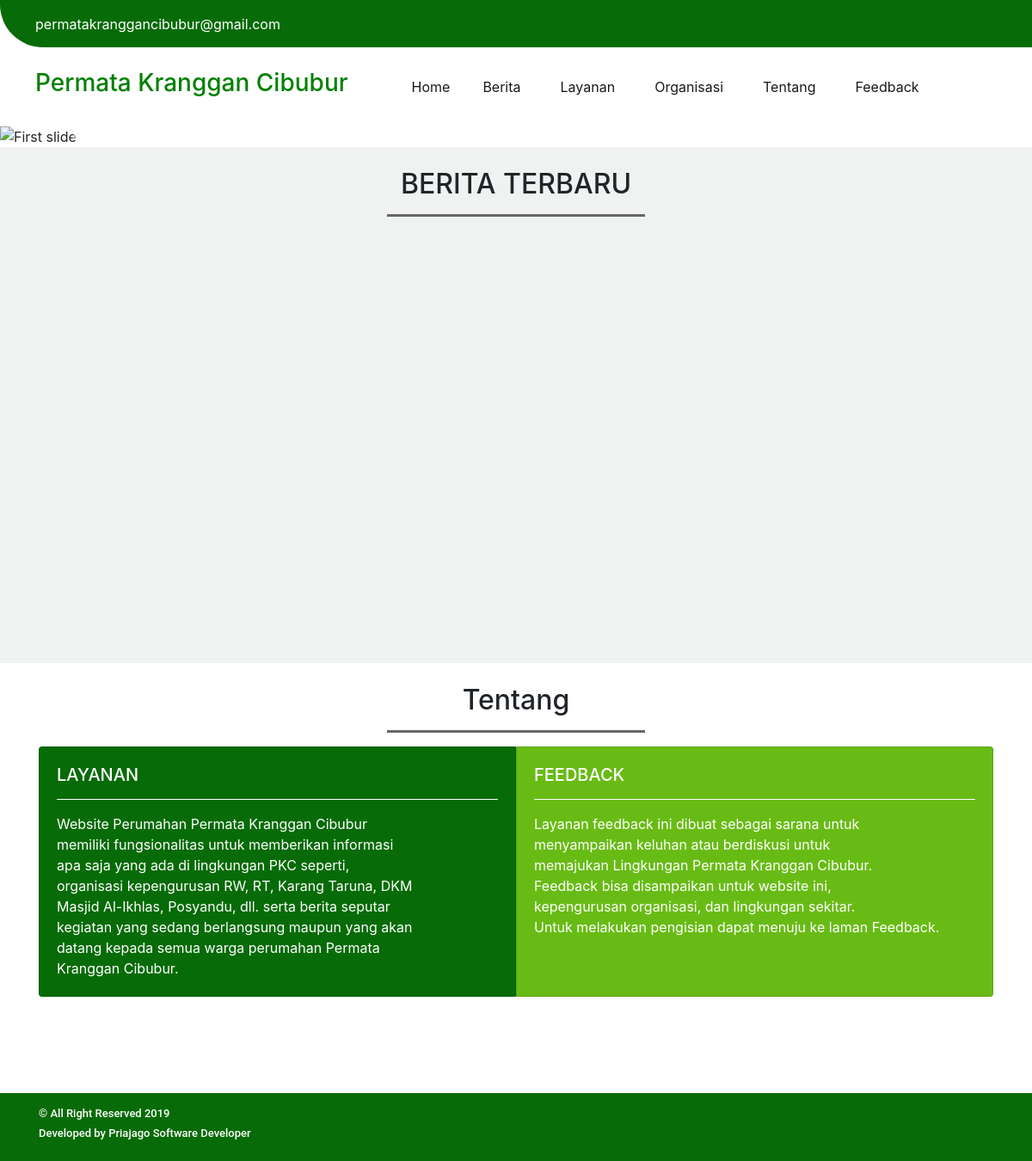
Before: / with the older database file.
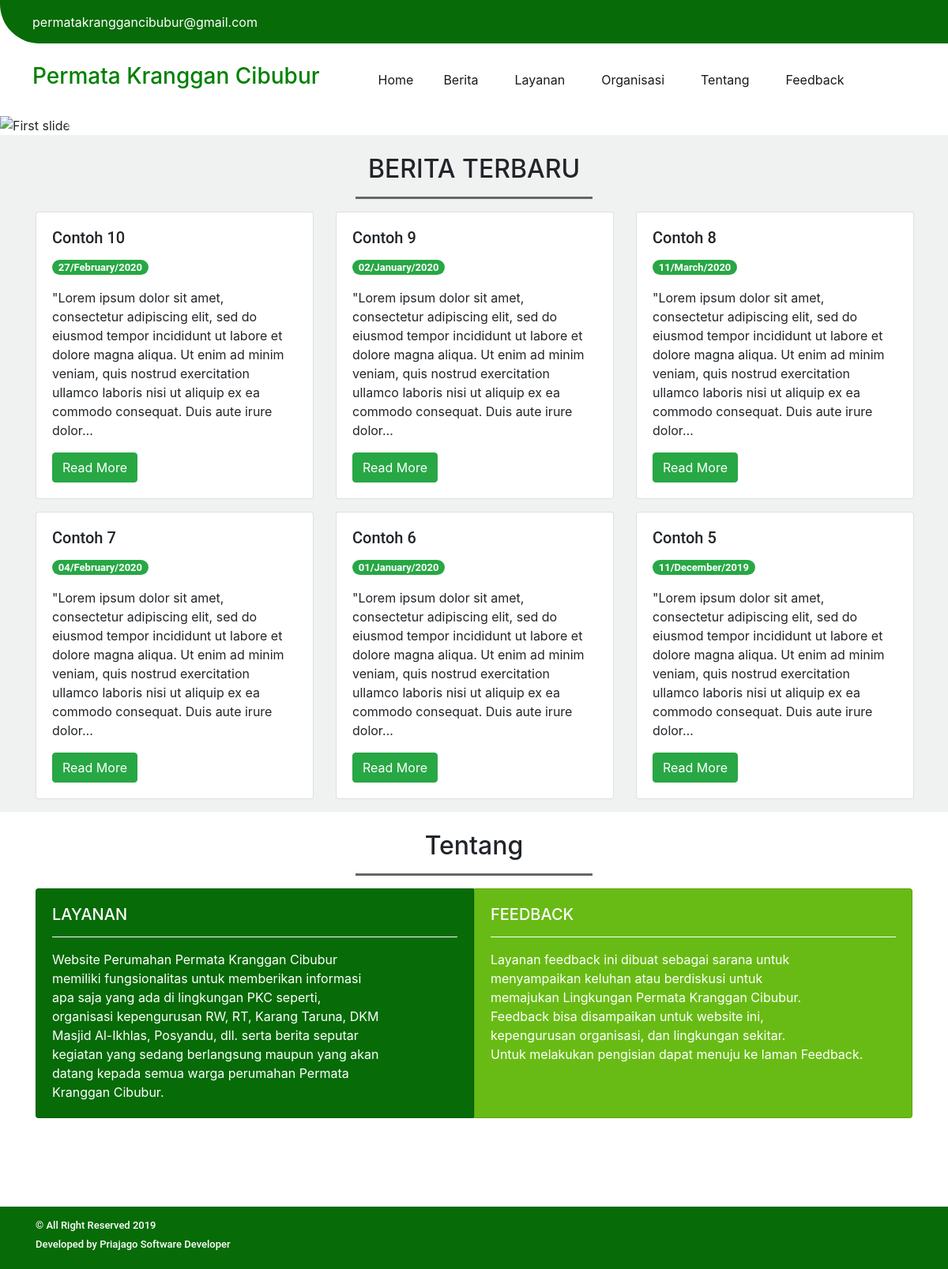
After: the same page with the newer database file.
### tables this page shows
CREATE TABLE `berita` (
  `id` int(11) NOT NULL,
  `judul` varchar(255) NOT NULL,
  `tanggal` date NOT NULL,
  `isi` text NOT NULL,
  `gambar` varchar(255) NOT NULL
);

### application/controllers/Home.php (called while the page is built, shortened)
<?php
class Home extends CI_Controller {
	public function index()
	{
		$this->load->helper('text');
		$this->load->model('User_model');
		$data['berita'] = $this->User_model->getBeritaLimit();
		$this->load->view('visitor/home',$data);
	}
}

### index.php (called while the page is built, shortened)
<?php
require_once BASEPATH.'core/CodeIgniter.php';

### application/models/User_model.php (called while the page is built, shortened)
<?php
class User_model extends CI_Model {
  public function getBeritaLimit(){
    $this->db->select('p.id,p.judul,p.tanggal,p.isi,p.gambar');
     $this->db->from('berita p');
     $this->db->order_by('id','DESC');
     $this->db->group_by('id');
     $this->db->limit(6);
     return $this->db->get()->result_array();
  }
}

### application/views/visitor/home.php (the view, shortened to what the changed rows need)
<!doctype html>
<html lang="en">
  <head>
    <link rel="stylesheet" href="https://maxcdn.bootstrapcdn.com/bootstrap/4.0.0/css/bootstrap.min.css">
  </head>
  <body>
<section class="berita" id="berita" style="background-color: rgba(204,209,209,0.3); min-height:600px;">
  <div class="container">
    <div class="row">
      <div class="col-sm-12">
        <h2 class="mt-4 text-center">BERITA TERBARU</h2>
      </div>
    </div>
    <div class="row">
      <?php foreach ($berita as $p) : ?>
          <div class="col-md-4 col-sm-12 mb-3">
            <div class="card" style="width: 22rem;">
          <div class="card-body">
            <h5 class="card-title" style="font-family: Roboto;"><?= $p['judul'];?></h5>
            <span class="badge badge-pill badge-success" style="font-family: Roboto; font-size:13px; "> <?= date("d/F/Y",strtotime($p['tanggal'])); ?></span>
            <p class="card-text"  style="font-family: Roboto;"><?php $limiter_word = word_limiter($p['isi'],40) ?>
                             <?= $limiter_word ?></p></p>
            <a href="<?= base_url();?>home/detailBerita/<?= $p['id'];?>" class="btn btn-success">Read More</a>
          </div>
        </div>
          </div>
          <?php endforeach; ?>
    </div>
  </div>
</section>
<section class="tentang" id="tentang" style="min-height:500px;">
  <div class="container">
    <div class="row">
      <div class="col-sm-12">
        <h2 class="mt-4 text-center">Tentang</h2>
      </div>
    </div>
</section>
  </body>
</html>

Changed rows visible on the page:
added berita: judul "Contoh 10", tanggal "27/February/2020", isi "\"Lorem ipsum dolor sit amet, consectetur adipiscing elit, sed do eiusmod tempor incididunt ut labore et dolore magna aliqua. Ut enim ad minim veniam, quis nostrud exercitation ullamco laboris nisi ut aliquip ex ea commodo consequat. Duis aute irure dolor…"
added berita: judul "Contoh 9", tanggal "02/January/2020", isi "\"Lorem ipsum dolor sit amet, consectetur adipiscing elit, sed do eiusmod tempor incididunt ut labore et dolore magna aliqua. Ut enim ad minim veniam, quis nostrud exercitation ullamco laboris nisi ut aliquip ex ea commodo consequat. Duis aute irure dolor…"
added berita: judul "Contoh 8", tanggal "11/March/2020", isi "\"Lorem ipsum dolor sit amet, consectetur adipiscing elit, sed do eiusmod tempor incididunt ut labore et dolore magna aliqua. Ut enim ad minim veniam, quis nostrud exercitation ullamco laboris nisi ut aliquip ex ea commodo consequat. Duis aute irure dolor…"
added berita: judul "Contoh 7", tanggal "04/February/2020", isi "\"Lorem ipsum dolor sit amet, consectetur adipiscing elit, sed do eiusmod tempor incididunt ut labore et dolore magna aliqua. Ut enim ad minim veniam, quis nostrud exercitation ullamco laboris nisi ut aliquip ex ea commodo consequat. Duis aute irure dolor…"
added berita: judul "Contoh 6", tanggal "01/January/2020", isi "\"Lorem ipsum dolor sit amet, consectetur adipiscing elit, sed do eiusmod tempor incididunt ut labore et dolore magna aliqua. Ut enim ad minim veniam, quis nostrud exercitation ullamco laboris nisi ut aliquip ex ea commodo consequat. Duis aute irure dolor…"
added berita: judul "Contoh 5", tanggal "11/December/2019", isi "\"Lorem ipsum dolor sit amet, consectetur adipiscing elit, sed do eiusmod tempor incididunt ut labore et dolore magna aliqua. Ut enim ad minim veniam, quis nostrud exercitation ullamco laboris nisi ut aliquip ex ea commodo consequat. Duis aute irure dolor…"
